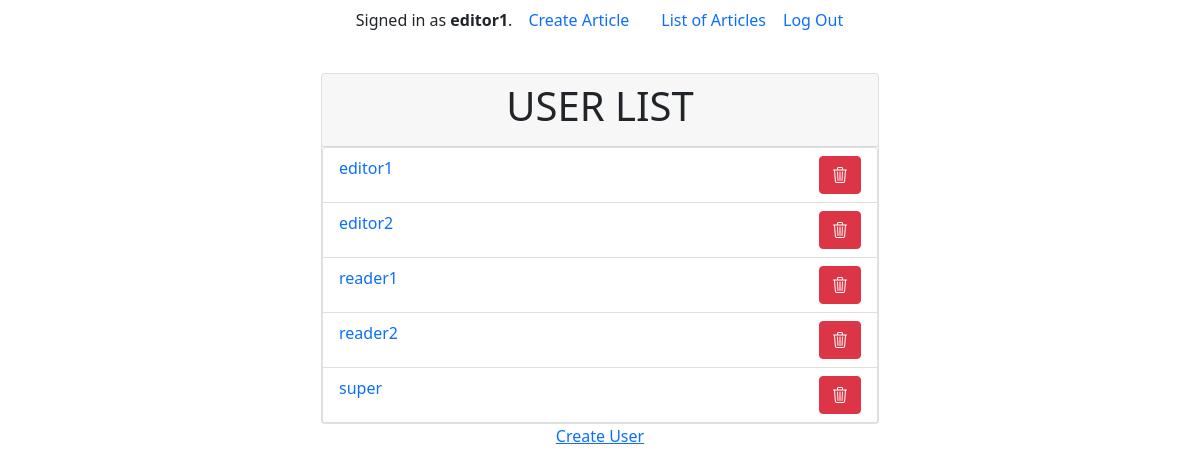
Page /management/users/ (signed in) on the committed database.
### news/models.py (models this page shows)
class User(AbstractUser):
    is_editor = models.BooleanField(default=False)
    is_reader = models.BooleanField(default=True)
    groups = models.ManyToManyField(
        Group,
        related_name='news_user_set',  # Add this line
        blank=True,
        help_text='The groups this user belongs to.',
        verbose_name='groups',
    )
    user_permissions = models.ManyToManyField(
        Permission,
        related_name='news_user_permissions_set',  # Add this line
        blank=True,
        help_text='Specific permissions for this user.',
        verbose_name='user permissions',
    )

### user_management/views.py (the view)
# urls.py: path('users/', views.user_list, name='user_list'),
@login_required(login_url=reverse_lazy('management:login'))
def user_list(request):
    users = User.objects.all()
    return render(request, 'user_management/user_list.html', {'users': users})

### user_management/templates/user_management/user_list.html (shortened to what this page needs)
{% extends "user_management/layout.html" %}
{% block body %}
<div class="card w-50">
  <div class="card-header">
    <h1 class="text-center text-uppercase">
      User List
    </h1>
  </div>
  <div class="list-group">
    {% for user in users %}
    <div
    class="list-group-item list-group-item-action d-flex flex-row justify-content-between"
    aria-current="true">
    <a href="{% url 'management:user_detail' user.id %}"
    class="text-decoration-none col-10"
    aria-current="true">
      {{ user.username }}
    </a>
    <form method="post" action="{% url 'management:user_delete' user.id %}">
      <button class="btn btn-danger">
        <i class="bi bi-trash3"></i>
      </button>
    </form>
    </div>
    {% endfor %}
  </div>
</div>
<a href="{% url 'management:user_create' %}">
  Create User
</a>
{% endblock %}

### user_management/templates/user_management/layout.html (shortened to what this page needs)
{% load static %}
<!DOCTYPE html>
<html lang="en">
    <head>
        <link href="https://cdn.jsdelivr.net/npm/bootstrap@5.0.2/dist/css/bootstrap.min.css" rel="stylesheet">
        <link rel="stylesheet" href="https://cdn.jsdelivr.net/npm/bootstrap-icons@1.11.3/font/bootstrap-icons.min.css">
        <link rel="stylesheet" href="{% static 'user_management/styles.css' %}">
    </head>
    <body>
        <div class="container min-vh-100 d-flex align-items-center flex-column">
            <ul class="nav">
                <li class="nav-item my-auto">
                    {% if request.user.is_authenticated %}
                        Signed in as <strong>{{ request.user.username }}</strong>.
                    {% else %}
                        Not signed in.
                    {% endif %}
                </li>
                {% if request.user.is_authenticated %}
                    {% if request.user.is_superuser %}
                        <li class="nav-item my-auto">
                            <a class="nav-link" href="{% url 'management:user_list' %}">User List</a>
                        </li>
                        <li class="nav-item my-auto">
                            <a class="nav-link" href="{% url 'management:user_create' %}">Create User</a>
                        </li>
                    {% elif request.user.is_editor %}
                        <li class="nav-item my-auto">
                            <a class="nav-link" href="{% url 'news:article_create' %}">Create Article</a>
                        </li>
                        <li class="nav-item my-auto">
                            <a class="nav-link" href="/">List of Articles</a>
                        </li>
                    {% endif %}
                    <li class="nav-item my-auto">
                        <form method="post" action="{% url 'management:logout' %}">
                            <button type="submit" class="btn btn-link nav-link" style="padding: 0;">Log Out</button>
                        </form>
                    </li>
            {% endif %}
            </ul>
            {% block body %}
            {% endblock %}
        </div>
    </body>
</html>

### rows in the picture
User: user.username "editor1", username "editor1"
User: username "editor2"
User: username "reader1"
User: username "reader2"
User: username "super"
